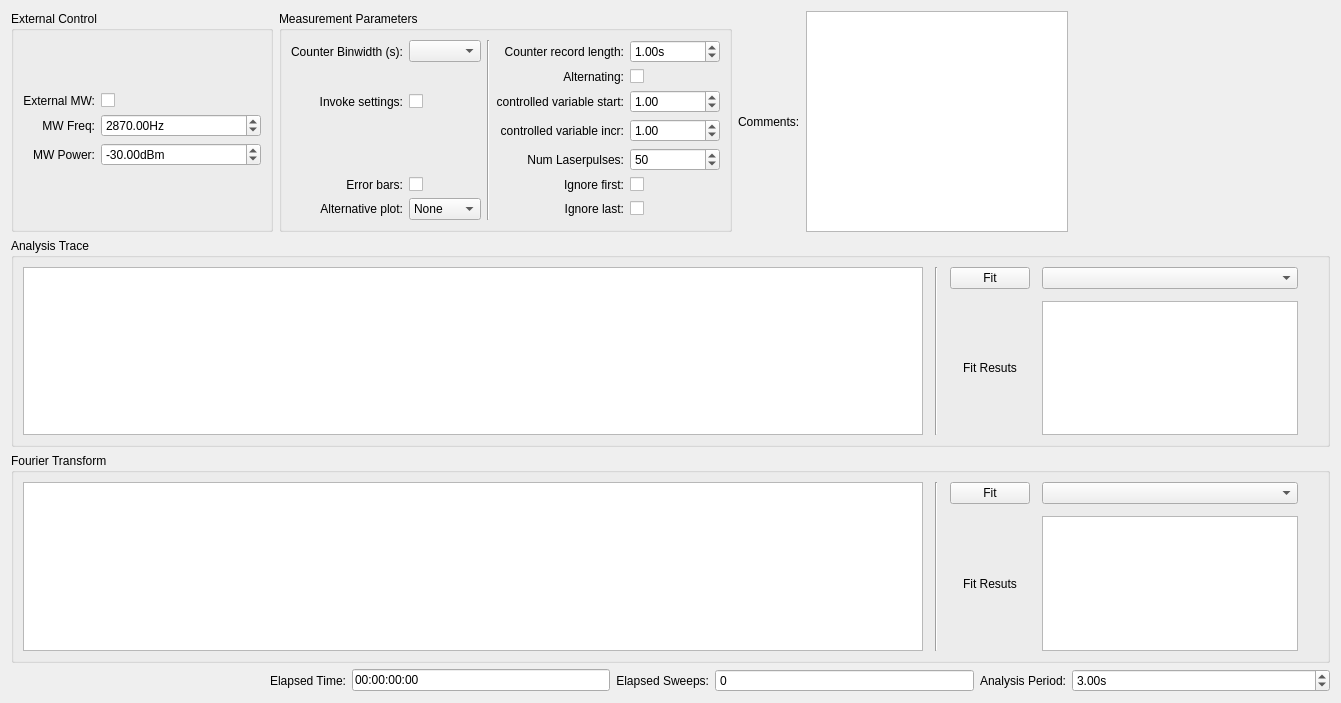
<?xml version="1.0" encoding="UTF-8"?>
<ui version="4.0">
 <class>pa</class>
 <widget class="QWidget" name="pa">
  <property name="geometry">
   <rect>
    <x>0</x>
    <y>0</y>
    <width>1341</width>
    <height>703</height>
   </rect>
  </property>
  <property name="windowTitle">
   <string>Form</string>
  </property>
  <layout class="QGridLayout" name="gridLayout">
   <item row="4" column="0" colspan="11">
    <widget class="QGroupBox" name="second_plot_GroupBox">
     <property name="title">
      <string>Fourier Transform</string>
     </property>
     <layout class="QGridLayout" name="gridLayout_23">
      <item row="0" column="0">
       <layout class="QHBoxLayout" name="horizontalLayout_4">
        <property name="spacing">
         <number>12</number>
        </property>
        <item>
         <widget class="PlotWidget" name="pulse_analysis_second_PlotWidget"/>
        </item>
        <item>
         <widget class="Line" name="line_3">
          <property name="orientation">
           <enum>Qt::Vertical</enum>
          </property>
         </widget>
        </item>
        <item>
         <layout class="QGridLayout" name="gridLayout_31">
          <item row="0" column="0">
           <widget class="QPushButton" name="alt_fit_param_PushButton">
            <property name="sizePolicy">
             <sizepolicy hsizetype="Preferred" vsizetype="Fixed">
              <horstretch>0</horstretch>
              <verstretch>0</verstretch>
             </sizepolicy>
            </property>
            <property name="text">
             <string>Fit</string>
            </property>
           </widget>
          </item>
          <item row="1" column="1">
           <widget class="QTextBrowser" name="alt_fit_param_results_TextBrowser">
            <property name="sizePolicy">
             <sizepolicy hsizetype="Preferred" vsizetype="Preferred">
              <horstretch>0</horstretch>
              <verstretch>0</verstretch>
             </sizepolicy>
            </property>
            <property name="font">
             <font>
              <kerning>false</kerning>
             </font>
            </property>
           </widget>
          </item>
          <item row="0" column="1">
           <widget class="FitSettingsComboBox" name="fit_param_alt_fit_func_ComboBox">
            <property name="sizePolicy">
             <sizepolicy hsizetype="Preferred" vsizetype="Fixed">
              <horstretch>0</horstretch>
              <verstretch>0</verstretch>
             </sizepolicy>
            </property>
           </widget>
          </item>
          <item row="1" column="0">
           <widget class="QLabel" name="label_27">
            <property name="sizePolicy">
             <sizepolicy hsizetype="Preferred" vsizetype="Preferred">
              <horstretch>0</horstretch>
              <verstretch>0</verstretch>
             </sizepolicy>
            </property>
            <property name="text">
             <string>Fit Resuts</string>
            </property>
            <property name="alignment">
             <set>Qt::AlignCenter</set>
            </property>
           </widget>
          </item>
         </layout>
        </item>
       </layout>
      </item>
      <item row="0" column="1">
       <spacer name="verticalSpacer_2">
        <property name="orientation">
         <enum>Qt::Vertical</enum>
        </property>
        <property name="sizeHint" stdset="0">
         <size>
          <width>20</width>
          <height>5000</height>
         </size>
        </property>
       </spacer>
      </item>
     </layout>
    </widget>
   </item>
   <item row="3" column="0" colspan="11">
    <widget class="QGroupBox" name="groupBox_6">
     <property name="title">
      <string>Analysis Trace</string>
     </property>
     <layout class="QGridLayout" name="gridLayout_19">
      <item row="1" column="0">
       <layout class="QHBoxLayout" name="horizontalLayout">
        <property name="spacing">
         <number>12</number>
        </property>
        <item>
         <widget class="PlotWidget" name="pulse_analysis_PlotWidget">
          <property name="sizeAdjustPolicy">
           <enum>QAbstractScrollArea::AdjustIgnored</enum>
          </property>
         </widget>
        </item>
        <item>
         <widget class="Line" name="line_2">
          <property name="sizePolicy">
           <sizepolicy hsizetype="Preferred" vsizetype="Minimum">
            <horstretch>0</horstretch>
            <verstretch>0</verstretch>
           </sizepolicy>
          </property>
          <property name="minimumSize">
           <size>
            <width>0</width>
            <height>0</height>
           </size>
          </property>
          <property name="orientation">
           <enum>Qt::Vertical</enum>
          </property>
         </widget>
        </item>
        <item>
         <layout class="QGridLayout" name="gridLayout_29">
          <item row="1" column="0">
           <widget class="QLabel" name="label_26">
            <property name="sizePolicy">
             <sizepolicy hsizetype="Preferred" vsizetype="Preferred">
              <horstretch>0</horstretch>
              <verstretch>0</verstretch>
             </sizepolicy>
            </property>
            <property name="text">
             <string>Fit Resuts</string>
            </property>
            <property name="alignment">
             <set>Qt::AlignCenter</set>
            </property>
           </widget>
          </item>
          <item row="0" column="0">
           <widget class="QPushButton" name="fit_param_PushButton">
            <property name="sizePolicy">
             <sizepolicy hsizetype="Preferred" vsizetype="Fixed">
              <horstretch>0</horstretch>
              <verstretch>0</verstretch>
             </sizepolicy>
            </property>
            <property name="text">
             <string>Fit</string>
            </property>
           </widget>
          </item>
          <item row="0" column="1">
           <widget class="FitSettingsComboBox" name="fit_param_fit_func_ComboBox">
            <property name="sizePolicy">
             <sizepolicy hsizetype="Preferred" vsizetype="Fixed">
              <horstretch>0</horstretch>
              <verstretch>0</verstretch>
             </sizepolicy>
            </property>
           </widget>
          </item>
          <item row="1" column="1">
           <widget class="QTextBrowser" name="fit_param_results_TextBrowser">
            <property name="sizePolicy">
             <sizepolicy hsizetype="Preferred" vsizetype="Preferred">
              <horstretch>0</horstretch>
              <verstretch>0</verstretch>
             </sizepolicy>
            </property>
            <property name="font">
             <font>
              <kerning>false</kerning>
             </font>
            </property>
           </widget>
          </item>
         </layout>
        </item>
       </layout>
      </item>
      <item row="1" column="1">
       <spacer name="verticalSpacer">
        <property name="orientation">
         <enum>Qt::Vertical</enum>
        </property>
        <property name="sizeHint" stdset="0">
         <size>
          <width>20</width>
          <height>5000</height>
         </size>
        </property>
       </spacer>
      </item>
     </layout>
    </widget>
   </item>
   <item row="5" column="0" colspan="11">
    <layout class="QHBoxLayout" name="horizontalLayout_2">
     <item>
      <spacer name="horizontalSpacer">
       <property name="orientation">
        <enum>Qt::Horizontal</enum>
       </property>
       <property name="sizeHint" stdset="0">
        <size>
         <width>40</width>
         <height>20</height>
        </size>
       </property>
      </spacer>
     </item>
     <item>
      <widget class="QLabel" name="time_param_elapsed_time_Label">
       <property name="text">
        <string>Elapsed Time:</string>
       </property>
       <property name="alignment">
        <set>Qt::AlignRight|Qt::AlignTrailing|Qt::AlignVCenter</set>
       </property>
      </widget>
     </item>
     <item>
      <widget class="QLineEdit" name="time_param_elapsed_time_LineEdit">
       <property name="maximumSize">
        <size>
         <width>16777215</width>
         <height>16777215</height>
        </size>
       </property>
       <property name="text">
        <string>00:00:00:00</string>
       </property>
      </widget>
     </item>
     <item>
      <widget class="QLabel" name="time_param_elapsed_sweep_Label">
       <property name="text">
        <string>Elapsed Sweeps:</string>
       </property>
       <property name="alignment">
        <set>Qt::AlignRight|Qt::AlignTrailing|Qt::AlignVCenter</set>
       </property>
      </widget>
     </item>
     <item>
      <widget class="ScienSpinBox" name="time_param_elapsed_sweep_SpinBox">
       <property name="sizePolicy">
        <sizepolicy hsizetype="Expanding" vsizetype="Fixed">
         <horstretch>0</horstretch>
         <verstretch>0</verstretch>
        </sizepolicy>
       </property>
       <property name="readOnly">
        <bool>true</bool>
       </property>
       <property name="buttonSymbols">
        <enum>QAbstractSpinBox::NoButtons</enum>
       </property>
       <property name="maximum">
        <number>999999999</number>
       </property>
      </widget>
     </item>
     <item>
      <widget class="QLabel" name="time_param_ana_periode_Label">
       <property name="text">
        <string>Analysis Period:</string>
       </property>
       <property name="alignment">
        <set>Qt::AlignRight|Qt::AlignTrailing|Qt::AlignVCenter</set>
       </property>
      </widget>
     </item>
     <item>
      <widget class="ScienDSpinBox" name="time_param_ana_periode_DoubleSpinBox">
       <property name="sizePolicy">
        <sizepolicy hsizetype="Expanding" vsizetype="Fixed">
         <horstretch>0</horstretch>
         <verstretch>0</verstretch>
        </sizepolicy>
       </property>
       <property name="suffix">
        <string>s</string>
       </property>
       <property name="minimum">
        <double>-1.000000000000000</double>
       </property>
       <property name="maximum">
        <double>999999999.000000000000000</double>
       </property>
       <property name="value">
        <double>3.000000000000000</double>
       </property>
      </widget>
     </item>
    </layout>
   </item>
   <item row="1" column="0" colspan="11">
    <layout class="QHBoxLayout" name="horizontalLayout_3">
     <item>
      <widget class="QGroupBox" name="groupBox_9">
       <property name="sizePolicy">
        <sizepolicy hsizetype="Preferred" vsizetype="Preferred">
         <horstretch>0</horstretch>
         <verstretch>0</verstretch>
        </sizepolicy>
       </property>
       <property name="maximumSize">
        <size>
         <width>300</width>
         <height>16777215</height>
        </size>
       </property>
       <property name="title">
        <string>External Control</string>
       </property>
       <layout class="QGridLayout" name="gridLayout_26">
        <item row="0" column="1">
         <layout class="QGridLayout" name="gridLayout_24">
          <item row="2" column="0">
           <widget class="QLabel" name="ext_control_mw_power_Label">
            <property name="text">
             <string>MW Power:</string>
            </property>
            <property name="alignment">
             <set>Qt::AlignRight|Qt::AlignTrailing|Qt::AlignVCenter</set>
            </property>
           </widget>
          </item>
          <item row="2" column="1">
           <widget class="ScienDSpinBox" name="ext_control_mw_power_DoubleSpinBox">
            <property name="sizePolicy">
             <sizepolicy hsizetype="Expanding" vsizetype="Fixed">
              <horstretch>0</horstretch>
              <verstretch>0</verstretch>
             </sizepolicy>
            </property>
            <property name="minimumSize">
             <size>
              <width>75</width>
              <height>0</height>
             </size>
            </property>
            <property name="maximumSize">
             <size>
              <width>200</width>
              <height>16777215</height>
             </size>
            </property>
            <property name="suffix">
             <string>dBm</string>
            </property>
            <property name="minimum">
             <double>-999999.000000000000000</double>
            </property>
            <property name="maximum">
             <double>999999.000000000000000</double>
            </property>
            <property name="value">
             <double>-30.000000000000000</double>
            </property>
           </widget>
          </item>
          <item row="0" column="0">
           <widget class="QLabel" name="label_34">
            <property name="text">
             <string>External MW:</string>
            </property>
            <property name="alignment">
             <set>Qt::AlignRight|Qt::AlignTrailing|Qt::AlignVCenter</set>
            </property>
           </widget>
          </item>
          <item row="1" column="0">
           <widget class="QLabel" name="ext_control_mw_freq_Label">
            <property name="text">
             <string>MW Freq:</string>
            </property>
            <property name="alignment">
             <set>Qt::AlignRight|Qt::AlignTrailing|Qt::AlignVCenter</set>
            </property>
           </widget>
          </item>
          <item row="0" column="1">
           <widget class="QCheckBox" name="ext_control_use_mw_CheckBox">
            <property name="sizePolicy">
             <sizepolicy hsizetype="Preferred" vsizetype="Fixed">
              <horstretch>0</horstretch>
              <verstretch>0</verstretch>
             </sizepolicy>
            </property>
            <property name="layoutDirection">
             <enum>Qt::LeftToRight</enum>
            </property>
            <property name="text">
             <string/>
            </property>
            <property name="tristate">
             <bool>false</bool>
            </property>
           </widget>
          </item>
          <item row="1" column="1">
           <widget class="ScienDSpinBox" name="ext_control_mw_freq_DoubleSpinBox">
            <property name="enabled">
             <bool>true</bool>
            </property>
            <property name="sizePolicy">
             <sizepolicy hsizetype="Expanding" vsizetype="Fixed">
              <horstretch>0</horstretch>
              <verstretch>0</verstretch>
             </sizepolicy>
            </property>
            <property name="minimumSize">
             <size>
              <width>75</width>
              <height>0</height>
             </size>
            </property>
            <property name="maximumSize">
             <size>
              <width>200</width>
              <height>16777215</height>
             </size>
            </property>
            <property name="suffix">
             <string>Hz</string>
            </property>
            <property name="maximum">
             <double>2100000044.000000000000000</double>
            </property>
            <property name="value">
             <double>2870.000000000000000</double>
            </property>
           </widget>
          </item>
         </layout>
        </item>
       </layout>
      </widget>
     </item>
     <item>
      <widget class="QGroupBox" name="groupBox_8">
       <property name="sizePolicy">
        <sizepolicy hsizetype="Expanding" vsizetype="Preferred">
         <horstretch>0</horstretch>
         <verstretch>0</verstretch>
        </sizepolicy>
       </property>
       <property name="title">
        <string>Measurement Parameters</string>
       </property>
       <layout class="QGridLayout" name="gridLayout_28">
        <item row="0" column="0">
         <layout class="QGridLayout" name="gridLayout_25">
          <item row="0" column="2" rowspan="7">
           <widget class="Line" name="line">
            <property name="orientation">
             <enum>Qt::Vertical</enum>
            </property>
           </widget>
          </item>
          <item row="6" column="4">
           <widget class="QCheckBox" name="ana_param_ignore_last_CheckBox">
            <property name="sizePolicy">
             <sizepolicy hsizetype="Preferred" vsizetype="Fixed">
              <horstretch>0</horstretch>
              <verstretch>0</verstretch>
             </sizepolicy>
            </property>
            <property name="layoutDirection">
             <enum>Qt::LeftToRight</enum>
            </property>
            <property name="text">
             <string/>
            </property>
           </widget>
          </item>
          <item row="0" column="3">
           <widget class="QLabel" name="ana_param_record_length_Label">
            <property name="text">
             <string>Counter record length:</string>
            </property>
            <property name="alignment">
             <set>Qt::AlignRight|Qt::AlignTrailing|Qt::AlignVCenter</set>
            </property>
           </widget>
          </item>
          <item row="0" column="4">
           <widget class="ScienDSpinBox" name="ana_param_record_length_DoubleSpinBox">
            <property name="sizePolicy">
             <sizepolicy hsizetype="Expanding" vsizetype="Fixed">
              <horstretch>0</horstretch>
              <verstretch>0</verstretch>
             </sizepolicy>
            </property>
            <property name="suffix">
             <string>s</string>
            </property>
            <property name="decimals">
             <number>2</number>
            </property>
            <property name="maximum">
             <double>100000000.000000000000000</double>
            </property>
            <property name="value">
             <double>1.000000000000000</double>
            </property>
           </widget>
          </item>
          <item row="2" column="4">
           <widget class="ScienDSpinBox" name="ana_param_x_axis_start_ScienDSpinBox">
            <property name="enabled">
             <bool>true</bool>
            </property>
            <property name="sizePolicy">
             <sizepolicy hsizetype="Expanding" vsizetype="Fixed">
              <horstretch>0</horstretch>
              <verstretch>0</verstretch>
             </sizepolicy>
            </property>
            <property name="maximum">
             <double>999999999.000000000000000</double>
            </property>
            <property name="value">
             <double>1.000000000000000</double>
            </property>
           </widget>
          </item>
          <item row="3" column="4">
           <widget class="ScienDSpinBox" name="ana_param_x_axis_inc_ScienDSpinBox">
            <property name="enabled">
             <bool>true</bool>
            </property>
            <property name="sizePolicy">
             <sizepolicy hsizetype="Expanding" vsizetype="Fixed">
              <horstretch>0</horstretch>
              <verstretch>0</verstretch>
             </sizepolicy>
            </property>
            <property name="maximum">
             <double>999999999.000000000000000</double>
            </property>
            <property name="value">
             <double>1.000000000000000</double>
            </property>
           </widget>
          </item>
          <item row="4" column="4">
           <widget class="QSpinBox" name="ana_param_num_laser_pulse_SpinBox">
            <property name="sizePolicy">
             <sizepolicy hsizetype="Expanding" vsizetype="Fixed">
              <horstretch>0</horstretch>
              <verstretch>0</verstretch>
             </sizepolicy>
            </property>
            <property name="minimum">
             <number>0</number>
            </property>
            <property name="maximum">
             <number>10000000</number>
            </property>
            <property name="value">
             <number>50</number>
            </property>
           </widget>
          </item>
          <item row="2" column="3">
           <widget class="QLabel" name="ana_param_x_axis_start_Label">
            <property name="text">
             <string>controlled variable start:</string>
            </property>
            <property name="alignment">
             <set>Qt::AlignRight|Qt::AlignTrailing|Qt::AlignVCenter</set>
            </property>
           </widget>
          </item>
          <item row="3" column="3">
           <widget class="QLabel" name="ana_param_x_axis_inc_Label">
            <property name="text">
             <string>controlled variable incr:</string>
            </property>
            <property name="alignment">
             <set>Qt::AlignRight|Qt::AlignTrailing|Qt::AlignVCenter</set>
            </property>
           </widget>
          </item>
          <item row="4" column="3">
           <widget class="QLabel" name="ana_param_num_laserpulses_Label">
            <property name="text">
             <string>Num Laserpulses:</string>
            </property>
            <property name="alignment">
             <set>Qt::AlignRight|Qt::AlignTrailing|Qt::AlignVCenter</set>
            </property>
           </widget>
          </item>
          <item row="0" column="0">
           <widget class="QLabel" name="label_22">
            <property name="text">
             <string>Counter Binwidth (s):</string>
            </property>
            <property name="alignment">
             <set>Qt::AlignRight|Qt::AlignTrailing|Qt::AlignVCenter</set>
            </property>
           </widget>
          </item>
          <item row="0" column="1">
           <widget class="QComboBox" name="ana_param_fc_bins_ComboBox"/>
          </item>
          <item row="2" column="0">
           <widget class="QLabel" name="label_2">
            <property name="text">
             <string>Invoke settings:</string>
            </property>
            <property name="alignment">
             <set>Qt::AlignRight|Qt::AlignTrailing|Qt::AlignVCenter</set>
            </property>
           </widget>
          </item>
          <item row="2" column="1">
           <widget class="QCheckBox" name="ana_param_invoke_settings_CheckBox">
            <property name="enabled">
             <bool>true</bool>
            </property>
            <property name="sizePolicy">
             <sizepolicy hsizetype="Preferred" vsizetype="Fixed">
              <horstretch>0</horstretch>
              <verstretch>0</verstretch>
             </sizepolicy>
            </property>
            <property name="layoutDirection">
             <enum>Qt::LeftToRight</enum>
            </property>
            <property name="text">
             <string/>
            </property>
            <property name="checked">
             <bool>false</bool>
            </property>
           </widget>
          </item>
          <item row="5" column="4">
           <widget class="QCheckBox" name="ana_param_ignore_first_CheckBox">
            <property name="sizePolicy">
             <sizepolicy hsizetype="Preferred" vsizetype="Fixed">
              <horstretch>0</horstretch>
              <verstretch>0</verstretch>
             </sizepolicy>
            </property>
            <property name="layoutDirection">
             <enum>Qt::LeftToRight</enum>
            </property>
            <property name="text">
             <string/>
            </property>
           </widget>
          </item>
          <item row="1" column="4">
           <widget class="QCheckBox" name="ana_param_alternating_CheckBox">
            <property name="sizePolicy">
             <sizepolicy hsizetype="Preferred" vsizetype="Fixed">
              <horstretch>0</horstretch>
              <verstretch>0</verstretch>
             </sizepolicy>
            </property>
            <property name="layoutDirection">
             <enum>Qt::LeftToRight</enum>
            </property>
            <property name="text">
             <string/>
            </property>
           </widget>
          </item>
          <item row="1" column="3">
           <widget class="QLabel" name="label_3">
            <property name="text">
             <string>Alternating:</string>
            </property>
            <property name="alignment">
             <set>Qt::AlignRight|Qt::AlignTrailing|Qt::AlignVCenter</set>
            </property>
           </widget>
          </item>
          <item row="5" column="3">
           <widget class="QLabel" name="label_4">
            <property name="layoutDirection">
             <enum>Qt::LeftToRight</enum>
            </property>
            <property name="text">
             <string>Ignore first:</string>
            </property>
            <property name="alignment">
             <set>Qt::AlignRight|Qt::AlignTrailing|Qt::AlignVCenter</set>
            </property>
           </widget>
          </item>
          <item row="6" column="3">
           <widget class="QLabel" name="label_5">
            <property name="text">
             <string>Ignore last:</string>
            </property>
            <property name="alignment">
             <set>Qt::AlignRight|Qt::AlignTrailing|Qt::AlignVCenter</set>
            </property>
           </widget>
          </item>
          <item row="6" column="1">
           <widget class="QComboBox" name="second_plot_ComboBox">
            <item>
             <property name="text">
              <string>None</string>
             </property>
            </item>
            <item>
             <property name="text">
              <string>FFT</string>
             </property>
            </item>
            <item>
             <property name="text">
              <string>Delta</string>
             </property>
            </item>
           </widget>
          </item>
          <item row="6" column="0">
           <widget class="QLabel" name="second_plot_Label">
            <property name="text">
             <string>Alternative plot:</string>
            </property>
            <property name="alignment">
             <set>Qt::AlignRight|Qt::AlignTrailing|Qt::AlignVCenter</set>
            </property>
           </widget>
          </item>
          <item row="5" column="0">
           <widget class="QLabel" name="show_errorbars_Label">
            <property name="text">
             <string>Error bars:</string>
            </property>
            <property name="alignment">
             <set>Qt::AlignRight|Qt::AlignTrailing|Qt::AlignVCenter</set>
            </property>
           </widget>
          </item>
          <item row="5" column="1">
           <widget class="QCheckBox" name="ana_param_errorbars_CheckBox">
            <property name="sizePolicy">
             <sizepolicy hsizetype="Preferred" vsizetype="Fixed">
              <horstretch>0</horstretch>
              <verstretch>0</verstretch>
             </sizepolicy>
            </property>
            <property name="text">
             <string/>
            </property>
           </widget>
          </item>
         </layout>
        </item>
       </layout>
      </widget>
     </item>
     <item>
      <widget class="QLabel" name="label">
       <property name="text">
        <string>Comments:</string>
       </property>
      </widget>
     </item>
     <item>
      <widget class="QTextEdit" name="textEdit"/>
     </item>
     <item>
      <spacer name="horizontalSpacer_2">
       <property name="orientation">
        <enum>Qt::Horizontal</enum>
       </property>
       <property name="sizeHint" stdset="0">
        <size>
         <width>40</width>
         <height>20</height>
        </size>
       </property>
      </spacer>
     </item>
    </layout>
   </item>
  </layout>
 </widget>
 <customwidgets>
  <customwidget>
   <class>ScienDSpinBox</class>
   <extends>QDoubleSpinBox</extends>
   <header>qtwidgets.scientific_spinbox.h</header>
  </customwidget>
  <customwidget>
   <class>ScienSpinBox</class>
   <extends>QSpinBox</extends>
   <header>qtwidgets.scientific_spinbox.h</header>
  </customwidget>
  <customwidget>
   <class>PlotWidget</class>
   <extends>QGraphicsView</extends>
   <header>pyqtgraph</header>
  </customwidget>
  <customwidget>
   <class>FitSettingsComboBox</class>
   <extends>QComboBox</extends>
   <header>gui/fitsettings</header>
  </customwidget>
 </customwidgets>
 <tabstops>
  <tabstop>ext_control_use_mw_CheckBox</tabstop>
  <tabstop>ext_control_mw_freq_DoubleSpinBox</tabstop>
  <tabstop>ext_control_mw_power_DoubleSpinBox</tabstop>
  <tabstop>ana_param_fc_bins_ComboBox</tabstop>
  <tabstop>ana_param_invoke_settings_CheckBox</tabstop>
  <tabstop>ana_param_errorbars_CheckBox</tabstop>
  <tabstop>second_plot_ComboBox</tabstop>
  <tabstop>ana_param_record_length_DoubleSpinBox</tabstop>
  <tabstop>ana_param_alternating_CheckBox</tabstop>
  <tabstop>ana_param_x_axis_start_ScienDSpinBox</tabstop>
  <tabstop>ana_param_x_axis_inc_ScienDSpinBox</tabstop>
  <tabstop>ana_param_num_laser_pulse_SpinBox</tabstop>
  <tabstop>ana_param_ignore_first_CheckBox</tabstop>
  <tabstop>ana_param_ignore_last_CheckBox</tabstop>
  <tabstop>fit_param_fit_func_ComboBox</tabstop>
  <tabstop>fit_param_PushButton</tabstop>
  <tabstop>fit_param_results_TextBrowser</tabstop>
  <tabstop>pulse_analysis_PlotWidget</tabstop>
  <tabstop>pulse_analysis_second_PlotWidget</tabstop>
  <tabstop>time_param_elapsed_time_LineEdit</tabstop>
  <tabstop>time_param_elapsed_sweep_SpinBox</tabstop>
  <tabstop>time_param_ana_periode_DoubleSpinBox</tabstop>
 </tabstops>
 <resources/>
 <connections/>
</ui>
